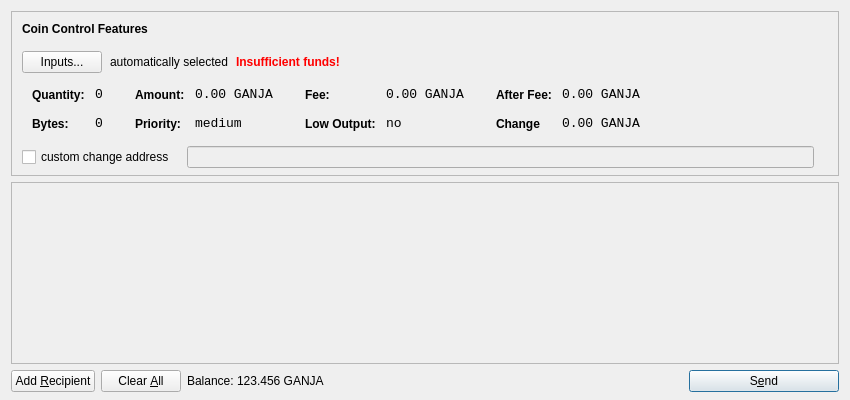
<?xml version="1.0" encoding="UTF-8"?>
<ui version="4.0">
 <class>SendCoinsDialog</class>
 <widget class="QDialog" name="SendCoinsDialog">
  <property name="geometry">
   <rect>
    <x>0</x>
    <y>0</y>
    <width>850</width>
    <height>400</height>
   </rect>
  </property>
  <property name="windowTitle">
   <string>Send Coins</string>
  </property>
  <layout class="QVBoxLayout" name="verticalLayout" stretch="0,1,0">
   <property name="bottomMargin">
    <number>8</number>
   </property>
   <item>
    <widget class="QFrame" name="frameCoinControl">
     <property name="sizePolicy">
      <sizepolicy hsizetype="Expanding" vsizetype="Expanding">
       <horstretch>0</horstretch>
       <verstretch>0</verstretch>
      </sizepolicy>
     </property>
     <property name="maximumSize">
      <size>
       <width>16777215</width>
       <height>16777215</height>
      </size>
     </property>
     <property name="frameShape">
      <enum>QFrame::StyledPanel</enum>
     </property>
     <property name="frameShadow">
      <enum>QFrame::Sunken</enum>
     </property>
     <layout class="QVBoxLayout" name="verticalLayoutCoinControl2">
      <property name="spacing">
       <number>-1</number>
      </property>
      <property name="leftMargin">
       <number>0</number>
      </property>
      <property name="topMargin">
       <number>0</number>
      </property>
      <property name="rightMargin">
       <number>0</number>
      </property>
      <property name="bottomMargin">
       <number>6</number>
      </property>
      <item>
       <layout class="QVBoxLayout" name="verticalLayoutCoinControl" stretch="0,0,0,0,1">
        <property name="spacing">
         <number>0</number>
        </property>
        <property name="leftMargin">
         <number>10</number>
        </property>
        <property name="topMargin">
         <number>10</number>
        </property>
        <item>
         <layout class="QHBoxLayout" name="horizontalLayoutCoinControl1">
          <property name="bottomMargin">
           <number>15</number>
          </property>
          <item>
           <widget class="QLabel" name="labelCoinControlFeatures">
            <property name="sizePolicy">
             <sizepolicy hsizetype="Preferred" vsizetype="Maximum">
              <horstretch>0</horstretch>
              <verstretch>0</verstretch>
             </sizepolicy>
            </property>
            <property name="font">
             <font>
              <weight>75</weight>
              <bold>true</bold>
             </font>
            </property>
            <property name="styleSheet">
             <string notr="true">font-weight:bold;</string>
            </property>
            <property name="text">
             <string>Coin Control Features</string>
            </property>
           </widget>
          </item>
         </layout>
        </item>
        <item>
         <layout class="QHBoxLayout" name="horizontalLayoutCoinControl2" stretch="0,0,0,0">
          <property name="spacing">
           <number>8</number>
          </property>
          <property name="bottomMargin">
           <number>10</number>
          </property>
          <item>
           <widget class="QPushButton" name="pushButtonCoinControl">
            <property name="styleSheet">
             <string notr="true"/>
            </property>
            <property name="text">
             <string>Inputs...</string>
            </property>
           </widget>
          </item>
          <item>
           <widget class="QLabel" name="labelCoinControlAutomaticallySelected">
            <property name="text">
             <string>automatically selected</string>
            </property>
            <property name="margin">
             <number>5</number>
            </property>
           </widget>
          </item>
          <item>
           <widget class="QLabel" name="labelCoinControlInsuffFunds">
            <property name="font">
             <font>
              <weight>75</weight>
              <bold>true</bold>
             </font>
            </property>
            <property name="styleSheet">
             <string notr="true">color:red;font-weight:bold;</string>
            </property>
            <property name="text">
             <string>Insufficient funds!</string>
            </property>
            <property name="margin">
             <number>5</number>
            </property>
           </widget>
          </item>
          <item>
           <spacer name="horizontalSpacerCoinControl">
            <property name="orientation">
             <enum>Qt::Horizontal</enum>
            </property>
            <property name="sizeHint" stdset="0">
             <size>
              <width>40</width>
              <height>1</height>
             </size>
            </property>
           </spacer>
          </item>
         </layout>
        </item>
        <item>
         <widget class="QWidget" name="widgetCoinControl" native="true">
          <property name="sizePolicy">
           <sizepolicy hsizetype="Preferred" vsizetype="Preferred">
            <horstretch>0</horstretch>
            <verstretch>0</verstretch>
           </sizepolicy>
          </property>
          <property name="minimumSize">
           <size>
            <width>0</width>
            <height>0</height>
           </size>
          </property>
          <property name="styleSheet">
           <string notr="true"/>
          </property>
          <layout class="QHBoxLayout" name="horizontalLayoutCoinControl5">
           <property name="margin">
            <number>0</number>
           </property>
           <item>
            <layout class="QHBoxLayout" name="horizontalLayoutCoinControl3" stretch="0,0,0,1">
             <property name="spacing">
              <number>20</number>
             </property>
             <property name="topMargin">
              <number>0</number>
             </property>
             <property name="bottomMargin">
              <number>10</number>
             </property>
             <item>
              <layout class="QFormLayout" name="formLayoutCoinControl1">
               <property name="horizontalSpacing">
                <number>10</number>
               </property>
               <property name="verticalSpacing">
                <number>14</number>
               </property>
               <property name="leftMargin">
                <number>10</number>
               </property>
               <property name="topMargin">
                <number>4</number>
               </property>
               <property name="rightMargin">
                <number>6</number>
               </property>
               <item row="0" column="0">
                <widget class="QLabel" name="labelCoinControlQuantityText">
                 <property name="styleSheet">
                  <string notr="true">font-weight:bold;</string>
                 </property>
                 <property name="text">
                  <string>Quantity:</string>
                 </property>
                 <property name="margin">
                  <number>0</number>
                 </property>
                </widget>
               </item>
               <item row="0" column="1">
                <widget class="QLabel" name="labelCoinControlQuantity">
                 <property name="font">
                  <font>
                   <family>Monospace</family>
                   <pointsize>10</pointsize>
                  </font>
                 </property>
                 <property name="cursor">
                  <cursorShape>IBeamCursor</cursorShape>
                 </property>
                 <property name="contextMenuPolicy">
                  <enum>Qt::ActionsContextMenu</enum>
                 </property>
                 <property name="text">
                  <string>0</string>
                 </property>
                 <property name="margin">
                  <number>0</number>
                 </property>
                 <property name="textInteractionFlags">
                  <set>Qt::LinksAccessibleByMouse|Qt::TextSelectableByKeyboard|Qt::TextSelectableByMouse</set>
                 </property>
                </widget>
               </item>
               <item row="1" column="0">
                <widget class="QLabel" name="labelCoinControlBytesText">
                 <property name="styleSheet">
                  <string notr="true">font-weight:bold;</string>
                 </property>
                 <property name="text">
                  <string>Bytes:</string>
                 </property>
                </widget>
               </item>
               <item row="1" column="1">
                <widget class="QLabel" name="labelCoinControlBytes">
                 <property name="font">
                  <font>
                   <family>Monospace</family>
                   <pointsize>10</pointsize>
                  </font>
                 </property>
                 <property name="cursor">
                  <cursorShape>IBeamCursor</cursorShape>
                 </property>
                 <property name="contextMenuPolicy">
                  <enum>Qt::ActionsContextMenu</enum>
                 </property>
                 <property name="text">
                  <string>0</string>
                 </property>
                 <property name="textInteractionFlags">
                  <set>Qt::LinksAccessibleByMouse|Qt::TextSelectableByKeyboard|Qt::TextSelectableByMouse</set>
                 </property>
                </widget>
               </item>
              </layout>
             </item>
             <item>
              <layout class="QFormLayout" name="formLayoutCoinControl2">
               <property name="horizontalSpacing">
                <number>10</number>
               </property>
               <property name="verticalSpacing">
                <number>14</number>
               </property>
               <property name="leftMargin">
                <number>6</number>
               </property>
               <property name="topMargin">
                <number>4</number>
               </property>
               <property name="rightMargin">
                <number>6</number>
               </property>
               <item row="0" column="0">
                <widget class="QLabel" name="labelCoinControlAmountText">
                 <property name="styleSheet">
                  <string notr="true">font-weight:bold;</string>
                 </property>
                 <property name="text">
                  <string>Amount:</string>
                 </property>
                 <property name="margin">
                  <number>0</number>
                 </property>
                </widget>
               </item>
               <item row="0" column="1">
                <widget class="QLabel" name="labelCoinControlAmount">
                 <property name="font">
                  <font>
                   <family>Monospace</family>
                   <pointsize>10</pointsize>
                  </font>
                 </property>
                 <property name="cursor">
                  <cursorShape>IBeamCursor</cursorShape>
                 </property>
                 <property name="contextMenuPolicy">
                  <enum>Qt::ActionsContextMenu</enum>
                 </property>
                 <property name="text">
                  <string>0.00 GANJA</string>
                 </property>
                 <property name="textInteractionFlags">
                  <set>Qt::LinksAccessibleByMouse|Qt::TextSelectableByKeyboard|Qt::TextSelectableByMouse</set>
                 </property>
                </widget>
               </item>
               <item row="1" column="0">
                <widget class="QLabel" name="labelCoinControlPriorityText">
                 <property name="styleSheet">
                  <string notr="true">font-weight:bold;</string>
                 </property>
                 <property name="text">
                  <string>Priority:</string>
                 </property>
                </widget>
               </item>
               <item row="1" column="1">
                <widget class="QLabel" name="labelCoinControlPriority">
                 <property name="font">
                  <font>
                   <family>Monospace</family>
                   <pointsize>10</pointsize>
                  </font>
                 </property>
                 <property name="cursor">
                  <cursorShape>IBeamCursor</cursorShape>
                 </property>
                 <property name="contextMenuPolicy">
                  <enum>Qt::ActionsContextMenu</enum>
                 </property>
                 <property name="text">
                  <string>medium</string>
                 </property>
                 <property name="textInteractionFlags">
                  <set>Qt::LinksAccessibleByMouse|Qt::TextSelectableByKeyboard|Qt::TextSelectableByMouse</set>
                 </property>
                </widget>
               </item>
              </layout>
             </item>
             <item>
              <layout class="QFormLayout" name="formLayoutCoinControl3">
               <property name="horizontalSpacing">
                <number>10</number>
               </property>
               <property name="verticalSpacing">
                <number>14</number>
               </property>
               <property name="leftMargin">
                <number>6</number>
               </property>
               <property name="topMargin">
                <number>4</number>
               </property>
               <property name="rightMargin">
                <number>6</number>
               </property>
               <item row="0" column="0">
                <widget class="QLabel" name="labelCoinControlFeeText">
                 <property name="styleSheet">
                  <string notr="true">font-weight:bold;</string>
                 </property>
                 <property name="text">
                  <string>Fee:</string>
                 </property>
                 <property name="margin">
                  <number>0</number>
                 </property>
                </widget>
               </item>
               <item row="0" column="1">
                <widget class="QLabel" name="labelCoinControlFee">
                 <property name="font">
                  <font>
                   <family>Monospace</family>
                   <pointsize>10</pointsize>
                  </font>
                 </property>
                 <property name="cursor">
                  <cursorShape>IBeamCursor</cursorShape>
                 </property>
                 <property name="contextMenuPolicy">
                  <enum>Qt::ActionsContextMenu</enum>
                 </property>
                 <property name="text">
                  <string>0.00 GANJA</string>
                 </property>
                 <property name="textInteractionFlags">
                  <set>Qt::LinksAccessibleByMouse|Qt::TextSelectableByKeyboard|Qt::TextSelectableByMouse</set>
                 </property>
                </widget>
               </item>
               <item row="1" column="0">
                <widget class="QLabel" name="labelCoinControlLowOutputText">
                 <property name="styleSheet">
                  <string notr="true">font-weight:bold;</string>
                 </property>
                 <property name="text">
                  <string>Low Output:</string>
                 </property>
                </widget>
               </item>
               <item row="1" column="1">
                <widget class="QLabel" name="labelCoinControlLowOutput">
                 <property name="font">
                  <font>
                   <family>Monospace</family>
                   <pointsize>10</pointsize>
                  </font>
                 </property>
                 <property name="cursor">
                  <cursorShape>IBeamCursor</cursorShape>
                 </property>
                 <property name="contextMenuPolicy">
                  <enum>Qt::ActionsContextMenu</enum>
                 </property>
                 <property name="text">
                  <string>no</string>
                 </property>
                 <property name="textInteractionFlags">
                  <set>Qt::LinksAccessibleByMouse|Qt::TextSelectableByKeyboard|Qt::TextSelectableByMouse</set>
                 </property>
                </widget>
               </item>
              </layout>
             </item>
             <item>
              <layout class="QFormLayout" name="formLayoutCoinControl4">
               <property name="horizontalSpacing">
                <number>10</number>
               </property>
               <property name="verticalSpacing">
                <number>14</number>
               </property>
               <property name="leftMargin">
                <number>6</number>
               </property>
               <property name="topMargin">
                <number>4</number>
               </property>
               <property name="rightMargin">
                <number>6</number>
               </property>
               <item row="0" column="0">
                <widget class="QLabel" name="labelCoinControlAfterFeeText">
                 <property name="styleSheet">
                  <string notr="true">font-weight:bold;</string>
                 </property>
                 <property name="text">
                  <string>After Fee:</string>
                 </property>
                 <property name="margin">
                  <number>0</number>
                 </property>
                </widget>
               </item>
               <item row="0" column="1">
                <widget class="QLabel" name="labelCoinControlAfterFee">
                 <property name="font">
                  <font>
                   <family>Monospace</family>
                   <pointsize>10</pointsize>
                  </font>
                 </property>
                 <property name="cursor">
                  <cursorShape>IBeamCursor</cursorShape>
                 </property>
                 <property name="contextMenuPolicy">
                  <enum>Qt::ActionsContextMenu</enum>
                 </property>
                 <property name="text">
                  <string>0.00 GANJA</string>
                 </property>
                 <property name="textInteractionFlags">
                  <set>Qt::LinksAccessibleByMouse|Qt::TextSelectableByKeyboard|Qt::TextSelectableByMouse</set>
                 </property>
                </widget>
               </item>
               <item row="1" column="0">
                <widget class="QLabel" name="labelCoinControlChangeText">
                 <property name="styleSheet">
                  <string notr="true">font-weight:bold;</string>
                 </property>
                 <property name="text">
                  <string>Change</string>
                 </property>
                </widget>
               </item>
               <item row="1" column="1">
                <widget class="QLabel" name="labelCoinControlChange">
                 <property name="font">
                  <font>
                   <family>Monospace</family>
                   <pointsize>10</pointsize>
                  </font>
                 </property>
                 <property name="cursor">
                  <cursorShape>IBeamCursor</cursorShape>
                 </property>
                 <property name="contextMenuPolicy">
                  <enum>Qt::ActionsContextMenu</enum>
                 </property>
                 <property name="text">
                  <string>0.00 GANJA</string>
                 </property>
                 <property name="textInteractionFlags">
                  <set>Qt::LinksAccessibleByMouse|Qt::TextSelectableByKeyboard|Qt::TextSelectableByMouse</set>
                 </property>
                </widget>
               </item>
              </layout>
             </item>
            </layout>
           </item>
          </layout>
         </widget>
        </item>
        <item>
         <layout class="QHBoxLayout" name="horizontalLayoutCoinControl4" stretch="0,0,0">
          <property name="spacing">
           <number>12</number>
          </property>
          <property name="sizeConstraint">
           <enum>QLayout::SetDefaultConstraint</enum>
          </property>
          <property name="topMargin">
           <number>5</number>
          </property>
          <property name="rightMargin">
           <number>5</number>
          </property>
          <item>
           <widget class="QCheckBox" name="checkBoxCoinControlChange">
            <property name="text">
             <string>custom change address</string>
            </property>
           </widget>
          </item>
          <item>
           <widget class="QLineEdit" name="lineEditCoinControlChange">
            <property name="enabled">
             <bool>false</bool>
            </property>
            <property name="sizePolicy">
             <sizepolicy hsizetype="Expanding" vsizetype="Fixed">
              <horstretch>0</horstretch>
              <verstretch>0</verstretch>
             </sizepolicy>
            </property>
           </widget>
          </item>
          <item>
           <widget class="QLabel" name="labelCoinControlChangeLabel">
            <property name="sizePolicy">
             <sizepolicy hsizetype="Preferred" vsizetype="Expanding">
              <horstretch>0</horstretch>
              <verstretch>0</verstretch>
             </sizepolicy>
            </property>
            <property name="minimumSize">
             <size>
              <width>0</width>
              <height>0</height>
             </size>
            </property>
            <property name="text">
             <string/>
            </property>
            <property name="margin">
             <number>3</number>
            </property>
           </widget>
          </item>
         </layout>
        </item>
        <item>
         <spacer name="verticalSpacerCoinControl">
          <property name="orientation">
           <enum>Qt::Vertical</enum>
          </property>
          <property name="sizeHint" stdset="0">
           <size>
            <width>800</width>
            <height>1</height>
           </size>
          </property>
         </spacer>
        </item>
       </layout>
      </item>
     </layout>
    </widget>
   </item>
   <item>
    <widget class="QScrollArea" name="scrollArea">
     <property name="widgetResizable">
      <bool>true</bool>
     </property>
     <widget class="QWidget" name="scrollAreaWidgetContents">
      <property name="geometry">
       <rect>
        <x>0</x>
        <y>0</y>
        <width>830</width>
        <height>165</height>
       </rect>
      </property>
      <layout class="QVBoxLayout" name="verticalLayout_2">
       <property name="margin">
        <number>0</number>
       </property>
       <item>
        <layout class="QVBoxLayout" name="entries">
         <property name="spacing">
          <number>6</number>
         </property>
        </layout>
       </item>
       <item>
        <spacer name="verticalSpacer">
         <property name="orientation">
          <enum>Qt::Vertical</enum>
         </property>
         <property name="sizeHint" stdset="0">
          <size>
           <width>20</width>
           <height>40</height>
          </size>
         </property>
        </spacer>
       </item>
      </layout>
     </widget>
    </widget>
   </item>
   <item>
    <layout class="QHBoxLayout" name="horizontalLayout">
     <item>
      <widget class="QPushButton" name="addButton">
       <property name="toolTip">
        <string>Send to multiple recipients at once</string>
       </property>
       <property name="text">
        <string>Add &amp;Recipient</string>
       </property>
       <property name="icon">
        <iconset resource="../bitcoin.qrc">
         <normaloff>:/icons/add</normaloff>:/icons/add</iconset>
       </property>
       <property name="autoDefault">
        <bool>false</bool>
       </property>
      </widget>
     </item>
     <item>
      <widget class="QPushButton" name="clearButton">
       <property name="sizePolicy">
        <sizepolicy hsizetype="Minimum" vsizetype="Fixed">
         <horstretch>0</horstretch>
         <verstretch>0</verstretch>
        </sizepolicy>
       </property>
       <property name="toolTip">
        <string>Remove all transaction fields</string>
       </property>
       <property name="text">
        <string>Clear &amp;All</string>
       </property>
       <property name="icon">
        <iconset resource="../bitcoin.qrc">
         <normaloff>:/icons/remove</normaloff>:/icons/remove</iconset>
       </property>
       <property name="autoRepeatDelay">
        <number>300</number>
       </property>
       <property name="autoDefault">
        <bool>false</bool>
       </property>
      </widget>
     </item>
     <item>
      <layout class="QHBoxLayout" name="horizontalLayout_2">
       <property name="spacing">
        <number>3</number>
       </property>
       <item>
        <widget class="QLabel" name="label">
         <property name="sizePolicy">
          <sizepolicy hsizetype="Preferred" vsizetype="Fixed">
           <horstretch>0</horstretch>
           <verstretch>0</verstretch>
          </sizepolicy>
         </property>
         <property name="text">
          <string>Balance:</string>
         </property>
        </widget>
       </item>
       <item>
        <widget class="QLabel" name="labelBalance">
         <property name="sizePolicy">
          <sizepolicy hsizetype="Preferred" vsizetype="Fixed">
           <horstretch>0</horstretch>
           <verstretch>0</verstretch>
          </sizepolicy>
         </property>
         <property name="cursor">
          <cursorShape>IBeamCursor</cursorShape>
         </property>
         <property name="text">
          <string>123.456 GANJA</string>
         </property>
         <property name="textInteractionFlags">
          <set>Qt::LinksAccessibleByMouse|Qt::TextSelectableByKeyboard|Qt::TextSelectableByMouse</set>
         </property>
        </widget>
       </item>
      </layout>
     </item>
     <item>
      <spacer name="horizontalSpacer">
       <property name="orientation">
        <enum>Qt::Horizontal</enum>
       </property>
       <property name="sizeHint" stdset="0">
        <size>
         <width>40</width>
         <height>20</height>
        </size>
       </property>
      </spacer>
     </item>
     <item>
      <widget class="QPushButton" name="sendButton">
       <property name="minimumSize">
        <size>
         <width>150</width>
         <height>0</height>
        </size>
       </property>
       <property name="toolTip">
        <string>Confirm the send action</string>
       </property>
       <property name="text">
        <string>S&amp;end</string>
       </property>
       <property name="icon">
        <iconset resource="../bitcoin.qrc">
         <normaloff>:/icons/send</normaloff>:/icons/send</iconset>
       </property>
       <property name="default">
        <bool>true</bool>
       </property>
      </widget>
     </item>
    </layout>
   </item>
  </layout>
 </widget>
 <resources>
  <include location="../bitcoin.qrc"/>
 </resources>
 <connections/>
</ui>
